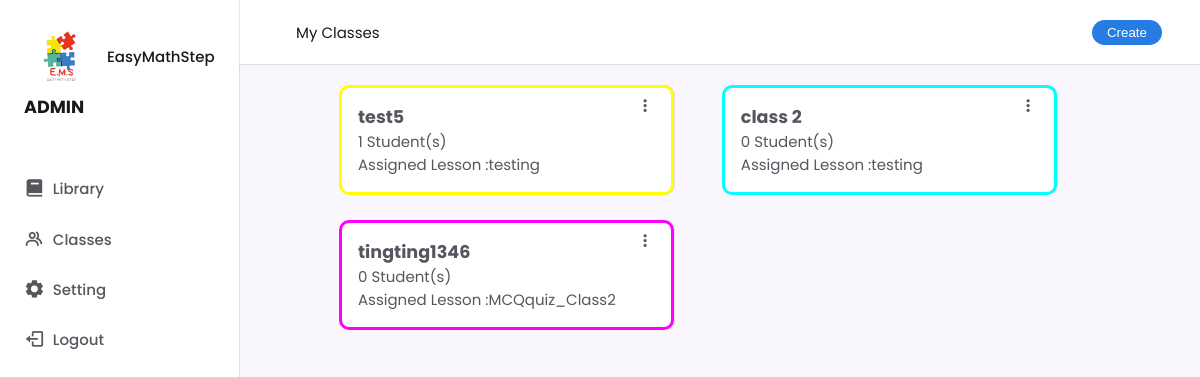
Page /classes_page.php (signed in) on the earlier database version.
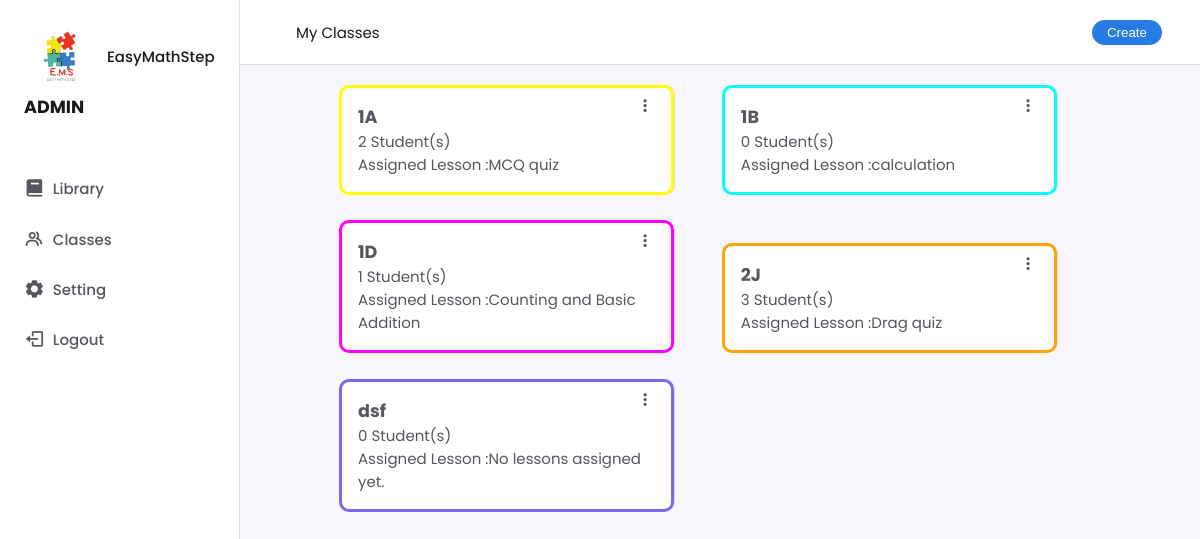
Same page on the later database version.
### tables this page shows
CREATE TABLE `class` (
  `class_id` int(11) NOT NULL,
  `class_name` varchar(255) DEFAULT NULL,
  `student_amount` int(11) DEFAULT NULL,
  `teacher_email` varchar(255) DEFAULT NULL,
  `color_id` int(11) DEFAULT NULL
);

### Teacher_loginValidate.php (called while the page is built, shortened)
<?php
$user_email = $_COOKIE['user_email'];
?>

### classes_page.php (the view, shortened to what this page needs)
<!DOCTYPE html>
<html lang="en">
<head>
    <link rel="stylesheet" href="Css_folder/teacher_base.css">
    <link rel="stylesheet" href="Css_folder/class_page.css">
      <link rel="stylesheet"href="https://cdn.jsdelivr.net/npm/boxicons@latest/css/boxicons.min.css">
      <link rel="stylesheet" href="https://cdnjs.cloudflare.com/ajax/libs/font-awesome/5.15.4/css/all.min.css" />
</head>
<body>
    <?php
    include('teacher_base.php');
    $sql = "SELECT
            c.class_id,
            c.class_name,
            c.student_amount,
            c.color_id,
            color.hex_code,
            GROUP_CONCAT(l.lesson_name SEPARATOR ', ') AS assigned_lessons
        FROM
            class c
        JOIN
            color ON c.color_id = color.color_id
        LEFT JOIN
            assigned a ON c.class_id = a.class_id
        LEFT JOIN
            lesson l ON a.lesson_id = l.lesson_id
        WHERE
            c.teacher_email = '$user_email'
        GROUP BY
            c.class_id";
    $class = $conn->query($sql);
    ?>
    <div class="cardcontent">
        <?php
        if ($class->num_rows > 0) {
            while($row = $class->fetch_assoc()) {
                $class_id_fetch = $row["class_id"];
                $assigned_lessons = !empty($row["assigned_lessons"]) ? htmlspecialchars($row["assigned_lessons"]) : "No lessons assigned yet.";
                echo '<div onclick="classCookie(' . $class_id_fetch . ', 30); window.location.href=\'Class-Detail.php\';" class="class-card" style="border: solid ' . $row["hex_code"] . ';" data-class-id="' . $row["class_id"] . '">';
                echo    '<h3>' . htmlspecialchars($row["class_name"]) . '</h3>';
                echo    '<i class="bx bx-dots-vertical-rounded class-more"></i>';
                echo    '<a>' . htmlspecialchars($row["student_amount"]) . ' Student(s)</a></br>';
                echo    '<a> Assigned Lesson :' . htmlspecialchars($assigned_lessons) . '</a>';
                echo '</div>';
            }
        } else {
            echo "No classes found.";
        }
        ?>
    </div>
</body>
</html>

Differences in the rows shown:
changed class (number 1 of 5 on the later page): class_name "test5" → "1A"; student_amount "1" → "2"; assigned_lessons "testing" → "MCQ quiz"
changed class (number 2 of 5 on the later page): class_name "class 2" → "1B"; assigned_lessons "testing" → "calculation"
changed class (number 3 of 5 on the later page): class_name "tingting1346" → "1D"; student_amount "0" → "1"; assigned_lessons "MCQquiz_Class2" → "Counting and Basic Addition"
added class: class_name "2J", student_amount "3", assigned_lessons "Drag quiz"
added class: class_name "dsf", student_amount "0", assigned_lessons "No lessons assigned yet."
